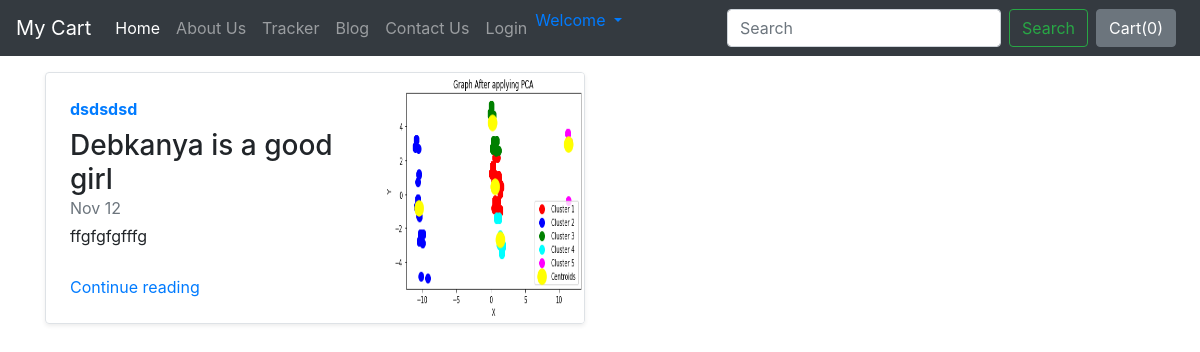
Screenshot of /blog/ with the database file from the repository.
### blog/models.py (models this page shows)
class Blogpost(models.Model):
    post_id = models.AutoField(primary_key=True)
    title = models.CharField(max_length=50)
    head0 = models.CharField(max_length=500, default="")
    chead0 = models.CharField(max_length=5000, default="")
    head1 = models.CharField(max_length=500, default="")
    chead1 = models.CharField(max_length=5000, default="")
    head2 = models.CharField(max_length=500, default="")
    chead2 = models.CharField(max_length=5000, default="")
    pub_date = models.DateField()
    thumbnail = models.ImageField(upload_to='shop/images', default="")
    def __str__(self):
        return self.title

### blog/views.py (the view)
# urls.py: path('', views.index, name='blogHome'),
def index(request):
    myposts = Blogpost.objects.all()
    print(myposts)
    return render(request, 'blog/index.html',
                  {'myposts': myposts})

### blog/templates/blog/index.html (shortened to what this page needs)
{% extends 'blog/basic.html' %}
{% block body %}
  <div class="container mt-3">
<div class="row my-2">
    {% for item in myposts %}
    <div class="col-md-6">
      <div class="row no-gutters border rounded overflow-hidden flex-md-row mb-4 shadow-sm h-md-250 position-relative">
        <div class="col p-4 d-flex flex-column position-static">
          <strong class="d-inline-block mb-2 text-primary">{{item.head0}}</strong>
          <h3 class="mb-0">{{item.title}}</h3>
          <div class="mb-1 text-muted">Nov 12</div>
          <p class="card-text mb-auto">{{item.head1}}</p>
          <a href="blogpost/{{item.post_id}}" class="stretched-link">Continue reading</a>
        </div>
        <div class="col-auto d-none d-lg-block">
          <img src="/media/{{item.thumbnail}}" class="bd-placeholder-img" width="200" height="250"  aria-label="Placeholder: Thumbnail"/>
        </div>
      </div>
    </div>
    {% endfor %}
</div>
{% endblock %}

### rows the page displays
Blogpost: head0 "dsdsdsd", title "Debkanya is a good girl", head1 "ffgfgfgfffg", thumbnail (picture)
